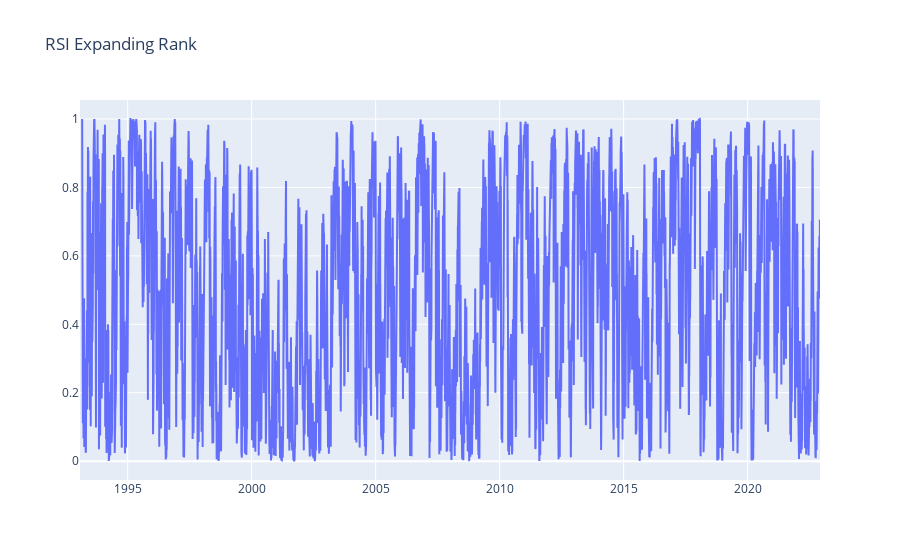

The notebook cell saved with this chart:
### Code cell
fig = go.Figure()
fig.add_trace(go.Scatter(x=rsi.index, y=rsi.expanding().rank(pct=True)))
fig.update_layout(title="RSI Expanding Rank")
fig.show()

### Figure 1 — Plotly figure (JSON) as saved in the notebook; plotly's stock layout.template omitted (floating-point values rounded to 4 significant figures; data arrays with more than 128 entries replaced by an {"elided": "..."} marker saying what was removed)
{"data": [{"type": "scatter", "x": {"elided": "7517 str values"}, "y": {"elided": "7517 float values"}}], "layout": {"title": {"text": "RSI Expanding Rank"}}}
